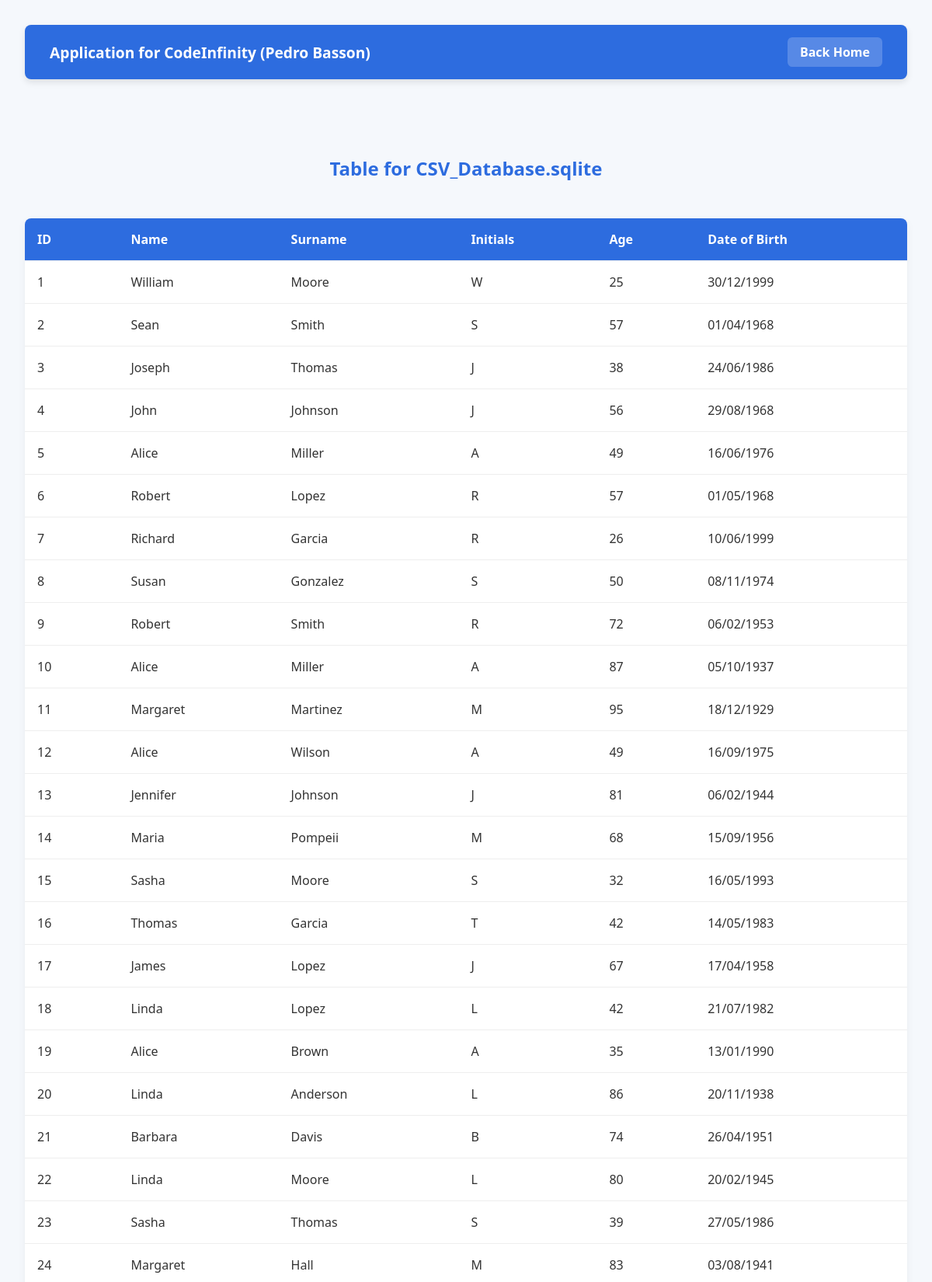
/database.php?index=1 (upper part), run on the app's committed database.
### tables this page shows
CREATE TABLE csv_import (
            id INTEGER,
            name TEXT,
            surname TEXT,
            initials TEXT,
            age INTEGER,
            date_of_birth TEXT
        );

### Resources/php/manage_sqlite.php (the view, shortened to what this page needs)
<?php
    function print_rows($min, $max) {
        $db = new PDO("sqlite:Resources/database/csv_database.sqlite");
        $limit = $max - $min + 1;
        $offset = $min;
        $stmt = $db->query("SELECT * FROM csv_import LIMIT $limit OFFSET $offset");
        while ($row = $stmt->fetch(PDO::FETCH_ASSOC)) {
            echo "<tr>";
            foreach ($row as $value) {
                echo "<td>" . htmlspecialchars($value) . "</td>";
            }
            echo "</tr>";
        }
    }

### database.php (shortened to what this page needs)
<!DOCTYPE html>
<html lang="en">
<head>
    <link rel="stylesheet" href="Resources/css/home.css">
    <link rel="stylesheet" href="Resources/css/generate.css">
</head>
<body>
    <nav>
        <h1>Application for CodeInfinity (Pedro Basson)</h1>
        <a href="index.php">Back Home</a>
    </nav>
    <br><br><br>
    <h2>Table for CSV_Database.sqlite</h2>
    <table>
        <thead>
            <tr>
                <?php
                    echo "
                        <th>ID</th>
                        <th>Name</th>
                        <th>Surname</th>
                        <th>Initials</th>
                        <th>Age</th>
                        <th>Date of Birth</th>
                    ";
                ?>
            </tr>
        </thead>
        <tbody>
            <?php
                if (isset($_GET['index'])) {
                    $index = $_GET['index'];
                    require("Resources/php/manage_sqlite.php");
                    print_rows((($index - 1)*100), ($index*100));
                }
            ?>
        </tbody>
    </table>
    <br><br>
</body>
</html>

### Resources/css/home.css (style rules this page uses)
* { margin: 0; padding: 0; box-sizing: border-box; }
body { font-family: 'Segoe UI', Tahoma, Geneva, Verdana, sans-serif; background: linear-gradient(to bottom right, #f0f4f8, #d9e2ec); color: #333; min-height: 100vh; display: flex; flex-direction: column; }
nav { background-color: #2d6cdf; padding: 1rem 2rem; color: white; text-align: center; box-shadow: 0 4px 6px rgba(0,0,0,0.1); width: 100%; display: flex; justify-content: space-between; align-items: center; }
nav h1 { font-size: 1.5rem; }

### Resources/css/generate.css (style rules this page uses)
* { margin: 0; padding: 0; box-sizing: border-box; }
body { font-family: 'Segoe UI', Tahoma, Geneva, Verdana, sans-serif; background: #f5f8fc; color: #333; padding: 2rem; }
nav { background-color: #2d6cdf; color: white; padding: 1rem 2rem; display: flex; justify-content: space-between; align-items: center; border-radius: 8px; box-shadow: 0 4px 8px rgba(0,0,0,0.1); }
nav h1 { font-size: 1.2rem; }
nav a { color: white; text-decoration: none; font-weight: bold; background-color: rgba(255, 255, 255, 0.2); padding: 0.5rem 1rem; border-radius: 6px; transition: background 0.3s ease; }
h2 { margin-top: 2rem; margin-bottom: 1rem; color: #2d6cdf; text-align: center; }
table { width: 100%; border-collapse: collapse; margin-top: 2rem; background-color: white; border-radius: 8px; overflow: hidden; box-shadow: 0 4px 12px rgba(0,0,0,0.05); }
table thead { background-color: #2d6cdf; color: white; }
table th, table td { padding: 1rem; text-align: left; border-bottom: 1px solid #eee; }

### data on the page
csv_import: id "1", name "William", surname "Moore", initials "W", age "25", date_of_birth "30/12/1999"
csv_import: id "2", name "Sean", surname "Smith", initials "S", age "57", date_of_birth "01/04/1968"
csv_import: id "3", name "Joseph", surname "Thomas", initials "J", age "38", date_of_birth "24/06/1986"
csv_import: id "4", name "John", surname "Johnson", initials "J", age "56", date_of_birth "29/08/1968"
csv_import: id "5", name "Alice", surname "Miller", initials "A", age "49", date_of_birth "16/06/1976"
csv_import: id "6", name "Robert", surname "Lopez", initials "R", age "57", date_of_birth "01/05/1968"
csv_import: id "7", name "Richard", surname "Garcia", initials "R", age "26", date_of_birth "10/06/1999"
csv_import: id "8", name "Susan", surname "Gonzalez", initials "S", age "50", date_of_birth "08/11/1974"
csv_import: id "9", name "Robert", surname "Smith", initials "R", age "72", date_of_birth "06/02/1953"
csv_import: id "10", name "Alice", surname "Miller", initials "A", age "87", date_of_birth "05/10/1937"
csv_import: id "11", name "Margaret", surname "Martinez", initials "M", age "95", date_of_birth "18/12/1929"
csv_import: id "12", name "Alice", surname "Wilson", initials "A", age "49", date_of_birth "16/09/1975"
csv_import: id "13", name "Jennifer", surname "Johnson", initials "J", age "81", date_of_birth "06/02/1944"
csv_import: id "14", name "Maria", surname "Pompeii", initials "M", age "68", date_of_birth "15/09/1956"
csv_import: id "15", name "Sasha", surname "Moore", initials "S", age "32", date_of_birth "16/05/1993"
csv_import: id "16", name "Thomas", surname "Garcia", initials "T", age "42", date_of_birth "14/05/1983"
csv_import: id "17", name "James", surname "Lopez", initials "J", age "67", date_of_birth "17/04/1958"
csv_import: id "18", name "Linda", surname "Lopez", initials "L", age "42", date_of_birth "21/07/1982"
csv_import: id "19", name "Alice", surname "Brown", initials "A", age "35", date_of_birth "13/01/1990"
csv_import: id "20", name "Linda", surname "Anderson", initials "L", age "86", date_of_birth "20/11/1938"
csv_import: id "21", name "Barbara", surname "Davis", initials "B", age "74", date_of_birth "26/04/1951"
csv_import: id "22", name "Linda", surname "Moore", initials "L", age "80", date_of_birth "20/02/1945"
csv_import: id "23", name "Sasha", surname "Thomas", initials "S", age "39", date_of_birth "27/05/1986"
csv_import: id "24", name "Margaret", surname "Hall", initials "M", age "83", date_of_birth "03/08/1941"
